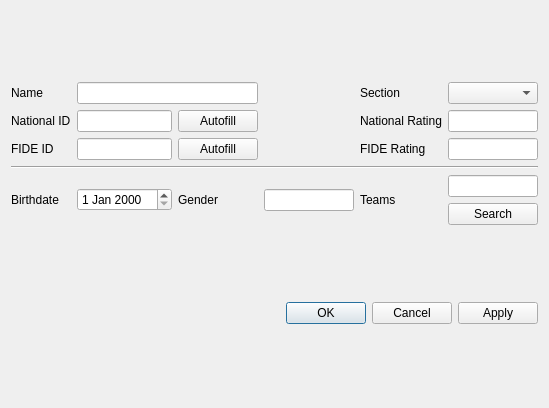
<?xml version="1.0" encoding="UTF-8"?>
<ui version="4.0">
 <class>AddPlayerDialog</class>
 <widget class="QDialog" name="AddPlayerDialog">
  <property name="geometry">
   <rect>
    <x>0</x>
    <y>0</y>
    <width>549</width>
    <height>408</height>
   </rect>
  </property>
  <property name="windowTitle">
   <string>Dialog</string>
  </property>
  <layout class="QGridLayout" name="gridLayout">
   <item row="1" column="0">
    <widget class="QDialogButtonBox" name="buttonBox">
     <property name="orientation">
      <enum>Qt::Orientation::Horizontal</enum>
     </property>
     <property name="standardButtons">
      <set>QDialogButtonBox::StandardButton::Apply|QDialogButtonBox::StandardButton::Cancel|QDialogButtonBox::StandardButton::Ok</set>
     </property>
    </widget>
   </item>
   <item row="0" column="0">
    <layout class="QGridLayout" name="gridLayout_2">
     <item row="2" column="5">
      <widget class="QLineEdit" name="rtgFideLineEdit">
       <property name="inputMethodHints">
        <set>Qt::InputMethodHint::ImhDigitsOnly</set>
       </property>
      </widget>
     </item>
     <item row="1" column="0">
      <widget class="QLabel" name="natIdLabel">
       <property name="text">
        <string>National ID</string>
       </property>
      </widget>
     </item>
     <item row="0" column="5">
      <widget class="QComboBox" name="sectionComboBox"/>
     </item>
     <item row="0" column="0">
      <widget class="QLabel" name="nameLabel">
       <property name="text">
        <string>Name</string>
       </property>
      </widget>
     </item>
     <item row="4" column="2">
      <widget class="QLabel" name="genderLabel">
       <property name="text">
        <string>Gender</string>
       </property>
      </widget>
     </item>
     <item row="4" column="3">
      <widget class="QLineEdit" name="genderEdit"/>
     </item>
     <item row="1" column="2">
      <widget class="QPushButton" name="natAutofillButton">
       <property name="text">
        <string>Autofill</string>
       </property>
      </widget>
     </item>
     <item row="1" column="5">
      <widget class="QLineEdit" name="rtgLineEdit">
       <property name="inputMethodHints">
        <set>Qt::InputMethodHint::ImhDigitsOnly</set>
       </property>
      </widget>
     </item>
     <item row="2" column="2">
      <widget class="QPushButton" name="fideAutofillButton">
       <property name="text">
        <string>Autofill</string>
       </property>
      </widget>
     </item>
     <item row="4" column="1">
      <widget class="QDateEdit" name="birthDateEdit"/>
     </item>
     <item row="2" column="1">
      <widget class="QLineEdit" name="fideIDEdit"/>
     </item>
     <item row="0" column="4">
      <widget class="QLabel" name="sectionLabel">
       <property name="text">
        <string>Section</string>
       </property>
      </widget>
     </item>
     <item row="1" column="1">
      <widget class="QLineEdit" name="natIdEdit"/>
     </item>
     <item row="4" column="4">
      <widget class="QLabel" name="teamsLabel">
       <property name="text">
        <string>Teams</string>
       </property>
      </widget>
     </item>
     <item row="3" column="0" colspan="6">
      <widget class="Line" name="line">
       <property name="orientation">
        <enum>Qt::Orientation::Horizontal</enum>
       </property>
      </widget>
     </item>
     <item row="0" column="1" colspan="2">
      <widget class="QLineEdit" name="nameLineEdit"/>
     </item>
     <item row="1" column="4">
      <widget class="QLabel" name="rtgLabel">
       <property name="text">
        <string>National Rating</string>
       </property>
      </widget>
     </item>
     <item row="4" column="0">
      <widget class="QLabel" name="birthdateLabel">
       <property name="text">
        <string>Birthdate</string>
       </property>
      </widget>
     </item>
     <item row="2" column="4">
      <widget class="QLabel" name="rtgFideLabel">
       <property name="text">
        <string>FIDE Rating</string>
       </property>
      </widget>
     </item>
     <item row="2" column="0">
      <widget class="QLabel" name="fideIdLabel">
       <property name="text">
        <string>FIDE ID</string>
       </property>
      </widget>
     </item>
     <item row="4" column="5">
      <layout class="QVBoxLayout" name="verticalLayout">
       <item>
        <widget class="QLineEdit" name="teamsEdit"/>
       </item>
       <item>
        <widget class="QPushButton" name="teamsSearchButton">
         <property name="text">
          <string>Search</string>
         </property>
        </widget>
       </item>
      </layout>
     </item>
    </layout>
   </item>
  </layout>
 </widget>
 <resources/>
 <connections>
  <connection>
   <sender>buttonBox</sender>
   <signal>accepted()</signal>
   <receiver>AddPlayerDialog</receiver>
   <slot>accept()</slot>
   <hints>
    <hint type="sourcelabel">
     <x>248</x>
     <y>254</y>
    </hint>
    <hint type="destinationlabel">
     <x>157</x>
     <y>274</y>
    </hint>
   </hints>
  </connection>
  <connection>
   <sender>buttonBox</sender>
   <signal>rejected()</signal>
   <receiver>AddPlayerDialog</receiver>
   <slot>reject()</slot>
   <hints>
    <hint type="sourcelabel">
     <x>316</x>
     <y>260</y>
    </hint>
    <hint type="destinationlabel">
     <x>286</x>
     <y>274</y>
    </hint>
   </hints>
  </connection>
 </connections>
</ui>
